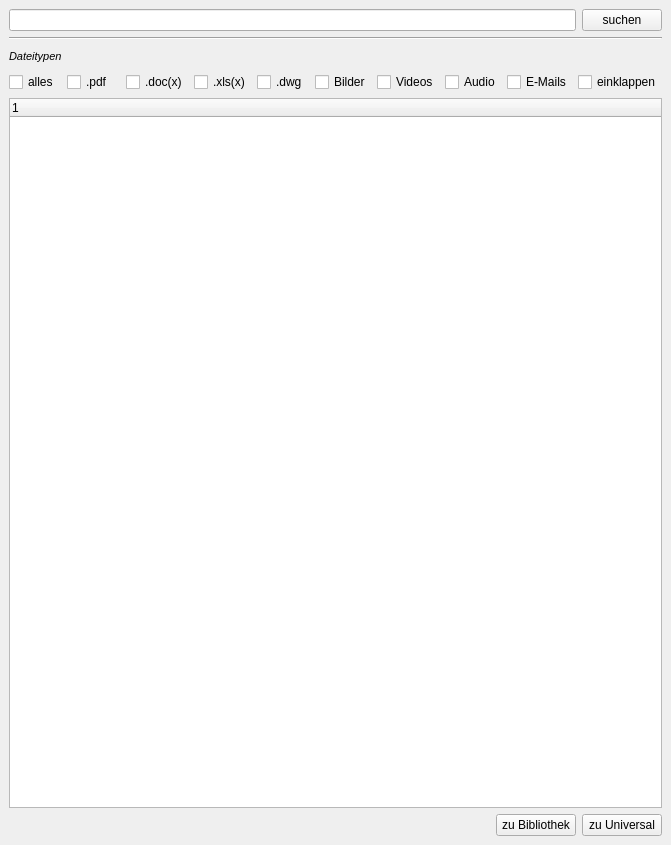
<?xml version="1.0" encoding="UTF-8"?>
<ui version="4.0">
 <class>MainWindow</class>
 <widget class="QMainWindow" name="MainWindow">
  <property name="geometry">
   <rect>
    <x>0</x>
    <y>0</y>
    <width>671</width>
    <height>845</height>
   </rect>
  </property>
  <property name="windowTitle">
   <string>MainWindow</string>
  </property>
  <widget class="QWidget" name="centralwidget">
   <layout class="QVBoxLayout" name="verticalLayout">
    <item>
     <layout class="QHBoxLayout" name="horizontalLayout_3">
      <item>
       <widget class="QLineEdit" name="lineEdit"/>
      </item>
      <item>
       <widget class="QPushButton" name="pushButton">
        <property name="text">
         <string>suchen</string>
        </property>
       </widget>
      </item>
     </layout>
    </item>
    <item>
     <widget class="Line" name="line">
      <property name="orientation">
       <enum>Qt::Horizontal</enum>
      </property>
     </widget>
    </item>
    <item>
     <layout class="QHBoxLayout" name="horizontalLayout_2">
      <item>
       <widget class="QLabel" name="label">
        <property name="font">
         <font>
          <pointsize>8</pointsize>
          <italic>true</italic>
         </font>
        </property>
        <property name="text">
         <string>Dateitypen</string>
        </property>
       </widget>
      </item>
      <item>
       <spacer name="horizontalSpacer">
        <property name="orientation">
         <enum>Qt::Horizontal</enum>
        </property>
        <property name="sizeHint" stdset="0">
         <size>
          <width>378</width>
          <height>20</height>
         </size>
        </property>
       </spacer>
      </item>
     </layout>
    </item>
    <item>
     <layout class="QHBoxLayout" name="horizontalLayout">
      <item>
       <widget class="QCheckBox" name="checkBox">
        <property name="text">
         <string>alles</string>
        </property>
       </widget>
      </item>
      <item>
       <widget class="QCheckBox" name="checkBox_2">
        <property name="text">
         <string>.pdf</string>
        </property>
       </widget>
      </item>
      <item>
       <widget class="QCheckBox" name="checkBox_5">
        <property name="text">
         <string>.doc(x)</string>
        </property>
       </widget>
      </item>
      <item>
       <widget class="QCheckBox" name="checkBox_6">
        <property name="text">
         <string>.xls(x)</string>
        </property>
       </widget>
      </item>
      <item>
       <widget class="QCheckBox" name="checkBox_7">
        <property name="text">
         <string>.dwg</string>
        </property>
       </widget>
      </item>
      <item>
       <widget class="QCheckBox" name="checkBox_3">
        <property name="text">
         <string>Bilder</string>
        </property>
       </widget>
      </item>
      <item>
       <widget class="QCheckBox" name="checkBox_4">
        <property name="text">
         <string>Videos</string>
        </property>
       </widget>
      </item>
      <item>
       <widget class="QCheckBox" name="checkBox_8">
        <property name="text">
         <string>Audio</string>
        </property>
       </widget>
      </item>
      <item>
       <widget class="QCheckBox" name="checkBox_9">
        <property name="text">
         <string>E-Mails</string>
        </property>
       </widget>
      </item>
      <item>
       <widget class="QCheckBox" name="checkBox_10">
        <property name="text">
         <string>einklappen</string>
        </property>
       </widget>
      </item>
     </layout>
    </item>
    <item>
     <widget class="QTreeWidget" name="treeWidget"/>
    </item>
    <item>
     <layout class="QHBoxLayout" name="horizontalLayout_4">
      <item>
       <spacer name="horizontalSpacer_2">
        <property name="orientation">
         <enum>Qt::Horizontal</enum>
        </property>
        <property name="sizeHint" stdset="0">
         <size>
          <width>40</width>
          <height>20</height>
         </size>
        </property>
       </spacer>
      </item>
      <item>
       <widget class="QPushButton" name="pushButton_3">
        <property name="text">
         <string>zu Bibliothek</string>
        </property>
       </widget>
      </item>
      <item>
       <widget class="QPushButton" name="pushButton_switch">
        <property name="text">
         <string>zu Universal</string>
        </property>
       </widget>
      </item>
     </layout>
    </item>
   </layout>
  </widget>
 </widget>
 <resources/>
 <connections/>
</ui>
